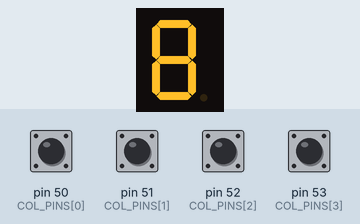
Recording of a sketch running on a simulated Arduino Mega 2560, built with avr-gcc and run on an emulated ATmega2560. Shown: 1-digit seven-segment display. Wiring (inferred from the names in the program): 1-digit 7-segment display, segments lit when HIGH: segments pin 22, pin 23, pin 24, pin 25, pin 26, pin 27, pin 28. The test bench sets the inputs (shaded band); at power-on: pin 50 (COL_PINS[0]), pin 51 (COL_PINS[1]), pin 52 (COL_PINS[2]), pin 53 (COL_PINS[3]) HIGH. The segment pins are drawn as the display they are named for.

Above: at 1.2 s.
1.3 s: pin 50 (COL_PINS[0]) pulled LOW for 0.15 s
At 1.6 s:
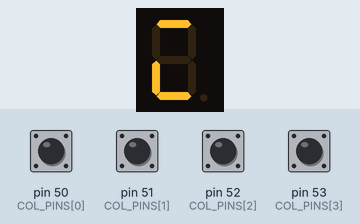
2.9 s: pin 51 (COL_PINS[1]) pulled LOW for 0.15 s
At 4.0 s:
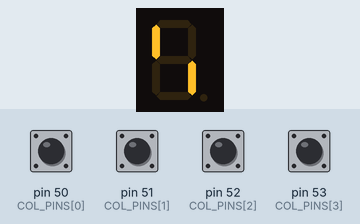
4.5 s: pin 52 (COL_PINS[2]) pulled LOW for 0.15 s
At 5.3 s:
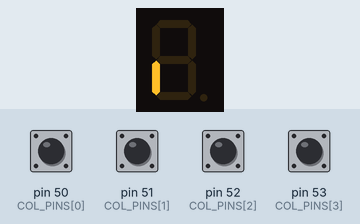
6.1 s: pin 53 (COL_PINS[3]) pulled LOW for 0.15 s
At 6.5 s:
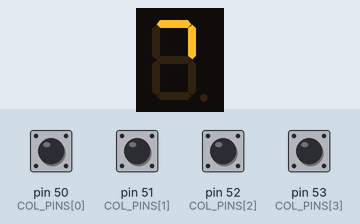
7.7 s: pin 51 (COL_PINS[1]) pulled LOW for 1 s
At 8.9 s:
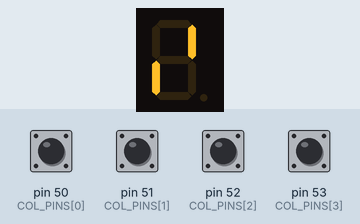
10.2 s: pin 52 (COL_PINS[2]) pulled LOW for 1 s
At 10.8 s:
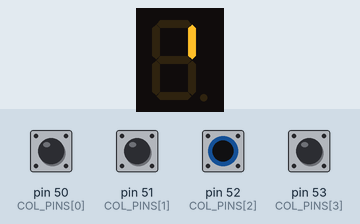
Timing chart, 0 to 13.2 s (numbered marks = the images above; inputs shaded):
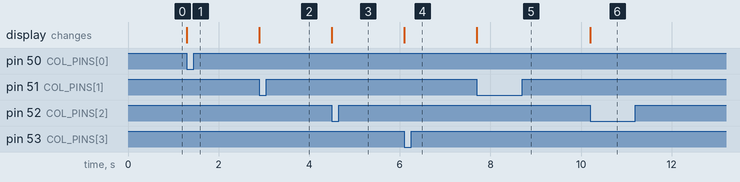

The sketch:

teclado-display7.ino
```cpp
#include <Arduino.h>
#include <avr/io.h>
#include <avr/interrupt.h>

// Pines del display de 7 segmentos
const uint8_t PIN_A = 22;
const uint8_t PIN_B = 23;
const uint8_t PIN_C = 24;
const uint8_t PIN_D = 25;
const uint8_t PIN_E = 26;
const uint8_t PIN_F = 27;
const uint8_t PIN_G = 28;

// Patrones de bits para segmentos (0-9 y A-F)
const uint8_t SEGMENT_PATTERNS[16] = {
  0b00111111,  // 0
  0b00000110,  // 1
  0b01011011,  // 2
  0b01001111,  // 3
  0b01100110,  // 4
  0b01101101,  // 5
  0b01111101,  // 6
  0b00000111,  // 7
  0b01111111,  // 8
  0b01101111,  // 9
  0b01110111,  // A
  0b01111100,  // b
  0b00111001,  // C
  0b01011110,  // d
  0b01111001,  // E
  0b01110001,  // F
};

// Pines del teclado
const byte ROW_PINS[4] = { 46, 47, 48, 49 };
const byte COL_PINS[4] = { 50, 51, 52, 53 };
const char KEYS[4][4] = {
  { '7', '8', '9', 'A' },
  { '4', '5', '6', 'B' },
  { '1', '2', '3', 'C' },
  { 'F', '0', 'E', 'D' }
};

// Estado del display (comportamiento común: cathode = true)
const bool IS_COMMON_CATHODE = false;

// Variables para el teclado y debounce
volatile bool keyDetected = false;
volatile byte currentRow = 0;
unsigned long lastDebounceTime = 0;
const unsigned long DEBOUNCE_DELAY = 200;

// Pulsación detectada por el programa principal
volatile char pressedKey = '\0';

// -------- Display helpers (sin clases) --------
void displayInit() {
  pinMode(PIN_A, OUTPUT);
  pinMode(PIN_B, OUTPUT);
  pinMode(PIN_C, OUTPUT);
  pinMode(PIN_D, OUTPUT);
  pinMode(PIN_E, OUTPUT);
  pinMode(PIN_F, OUTPUT);
  pinMode(PIN_G, OUTPUT);
  // Dejar apagado inicialmente
  if (IS_COMMON_CATHODE) {
    digitalWrite(PIN_A, LOW);
    digitalWrite(PIN_B, LOW);
    digitalWrite(PIN_C, LOW);
    digitalWrite(PIN_D, LOW);
    digitalWrite(PIN_E, LOW);
    digitalWrite(PIN_F, LOW);
    digitalWrite(PIN_G, LOW);
  } else {
    digitalWrite(PIN_A, HIGH);
    digitalWrite(PIN_B, HIGH);
    digitalWrite(PIN_C, HIGH);
    digitalWrite(PIN_D, HIGH);
    digitalWrite(PIN_E, HIGH);
    digitalWrite(PIN_F, HIGH);
    digitalWrite(PIN_G, HIGH);
  }
}

void writeSegments(uint8_t pattern) {
  if (!IS_COMMON_CATHODE) {
    pattern = ~pattern;
  }
  digitalWrite(PIN_A, (pattern >> 0) & 0x01);
  digitalWrite(PIN_B, (pattern >> 1) & 0x01);
  digitalWrite(PIN_C, (pattern >> 2) & 0x01);
  digitalWrite(PIN_D, (pattern >> 3) & 0x01);
  digitalWrite(PIN_E, (pattern >> 4) & 0x01);
  digitalWrite(PIN_F, (pattern >> 5) & 0x01);
  digitalWrite(PIN_G, (pattern >> 6) & 0x01);
}

void showNumber(uint8_t number) {
  if (number > 9) {
    // clear
    writeSegments(IS_COMMON_CATHODE ? 0x00 : 0xFF);
    return;
  }
  writeSegments(SEGMENT_PATTERNS[number]);
}

void displayClear() {
  writeSegments(IS_COMMON_CATHODE ? 0x00 : 0xFF);
}

void displayTest() {
  for (uint8_t i = 0; i < 7; i++) {
    writeSegments(1 << i);
    delay(500);
  }
  for (uint8_t i = 0; i <= 9; i++) {
    showNumber(i);
    delay(500);
  }
  displayClear();
}

// -------- Keypad helpers (sin clases) --------
void keypadInit() {
  // Configurar filas como salidas, inicialmente HIGH
  for (byte i = 0; i < 4; i++) {
    pinMode(ROW_PINS[i], OUTPUT);
    digitalWrite(ROW_PINS[i], HIGH);
  }

  // Configurar columnas como entradas con pull-up
  for (byte i = 0; i < 4; i++) {
    pinMode(COL_PINS[i], INPUT_PULLUP);
  }

  // Configurar interrupciones PCINT0:3 para pines 50-53
  PCICR |= (1 << PCIE0);
  PCMSK0 |= (1 << PCINT0) | (1 << PCINT1) | (1 << PCINT2) | (1 << PCINT3);
}

char keypadGetKey() {
  unsigned long currentTime = millis();

  // Verificar debounce
  if ((currentTime - lastDebounceTime) < DEBOUNCE_DELAY) {
    return '\0';
  }

  // Avanzar la fila activa: poner la fila actual HIGH, avanzar y poner la siguiente LOW
  digitalWrite(ROW_PINS[currentRow], HIGH);
  currentRow = (currentRow + 1) % 4;
  digitalWrite(ROW_PINS[currentRow], LOW);

  if (keyDetected) {
    for (byte columna = 0; columna < 4; columna++) {
      if (digitalRead(COL_PINS[columna]) == LOW) {
        keyDetected = false;
        lastDebounceTime = currentTime;
        return KEYS[currentRow][columna];
      }
    }
    keyDetected = false;
  }

  delayMicroseconds(500);
  return '\0';
}

void setKeyDetected(bool detected) {
  keyDetected = detected;
}

// -------- Main program (setup/loop/ISR) --------
void setup() {
  displayInit();
  keypadInit();
}

void loop() {
  char key = keypadGetKey();
  if (key != '\0') {
    pressedKey = key;
  }

  if (pressedKey != '\0') {
    // Mostrar en display
    if (pressedKey >= '0' && pressedKey <= '9') {
      showNumber(pressedKey - '0');
    } else if (pressedKey >= 'A' && pressedKey <= 'F') {
      writeSegments(SEGMENT_PATTERNS[10 + (pressedKey - 'A')]);
    } else {
      displayClear();
    }
  }
}

ISR(PCINT0_vect) {
  // Señal desde las columnas: marcar que hubo una pulsación
  keyDetected = true;
}
```

Measured:
- after the input at 1.3 s, the display: changes at once (image 1)
- after the input at 2.9 s, the display: changes at once (image 2)
- after the input at 4.5 s, the display: changes at once (image 3)
- after the input at 6.1 s, the display: changes at once (image 4)
- after the input at 7.7 s, the display: changes at once (image 5)
- after the input at 10.2 s, the display: changes at once (image 6)
